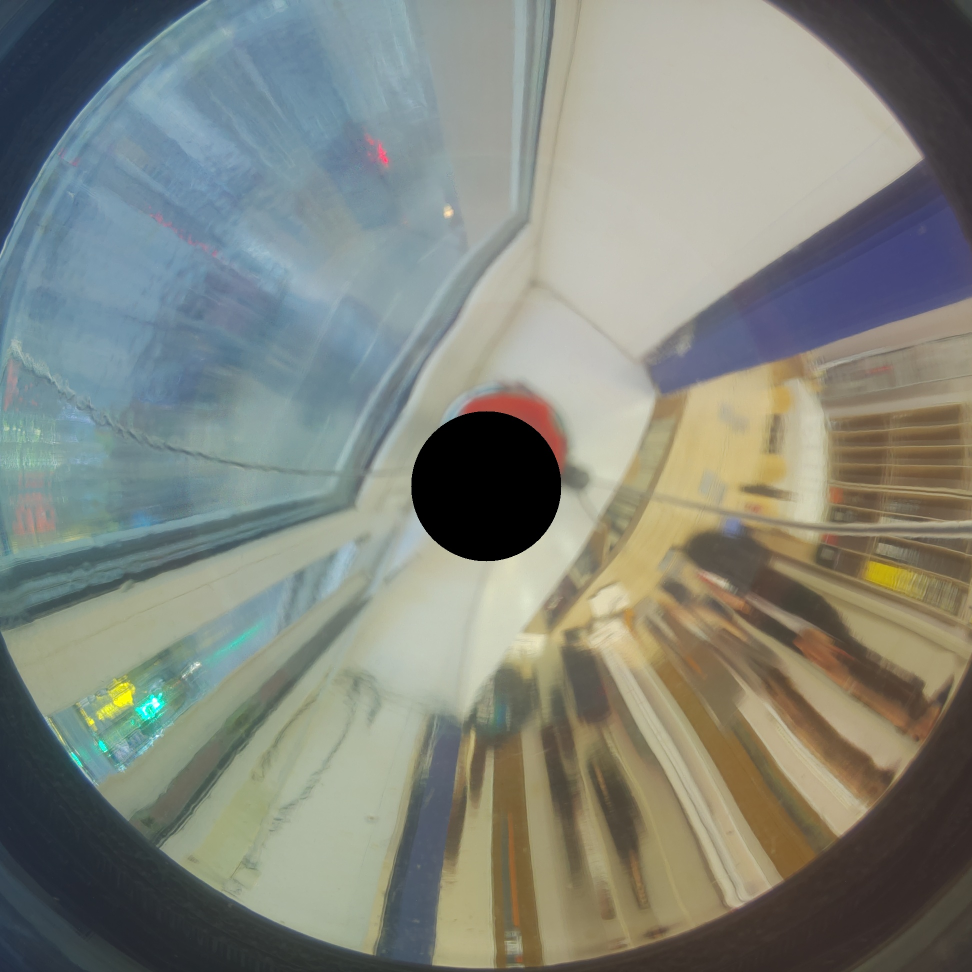
#> input picture rework/test_brg.jpg, 1944 x 1944 px (shown at 1/2 size)
$ python CVobj.py
#> lines starting #> are read from the running program, lines starting #| are printed output that depends on the picture; after the words box and inside, x2 and y2 are one past the last pixel; in counts of white or black regions, pixels touching at a corner belong together
### rework/geometry.py
import math

def sign(a):
    return (a > 0) * 2 - 1

def rot(p, ang)->tuple:
    return (p[0]*math.cos(ang)-p[1]*math.sin(ang), p[0]*math.sin(ang)+p[1]*math.cos(ang))

class point:

    def __init__(self, x, y):
        self.x = x
        self.y = y

    def __add__(self, other):
        return point(self.x + other.x, self.y + other.y)

    def __sub__(self, other):
        return point(self.x - other.x, self.y - other.y)

    def __iadd__(self, other):
        self = self + other
        return self

    def __isub__(self, other):
        self = self + other
        return self

    def set(self, x, y):
        self.x = x
        self.y = y

    def __str__(self):
        return f'{round(self.x,3)}, {round(self.y,3)}'

    def copy(self):
        return point(self.x, self.y)

    def __getitem_(self, ite):
        m = [self.x, self.y]
        return m[ite]

def tup(a: point)->tuple:
    # print(a.__class__.__name__)
    return (a.x, a.y)


class vec():

    def __init__(self, beg = point(0,0), end = point(0,0), ang = None, leng = None):
        self.beg = beg.copy()
        self.end = end.copy()
        self.leng_, self.ang_ = leng , ang
        if ang == None:
            self.calcang()
        else:
            self.calcxy()

        self.dx_ = self.end.x - self.beg.x
        self.dy_ = self.end.y - self.beg.y


    def calcdx(self):
        return self.end.x - self.beg.x

    def calcdy(self):
        return self.end.y - self.beg.y

    def calcdxy(self):
        return point(self.calcdx(), self.calcdy())

    def calcang(self):
        self.dx_ = self.calcdx()
        self.dy_ = self.calcdy()
        self.leng_ = math.hypot(self.dx_, self.dy_)
        self.ang_ = round(math.atan2(abs(self.dy_), abs(self.dx_)),4)
        if (self.dx_ <0):
            self.ang_= math.pi - self.ang_
        if (self.dy_ <0):
            self.ang_  = -self.ang_
        self.ang_  = between(0,self.ang_)


    # [6 lines left out: function calcxy, not called in this run]


    @property
    def dx(self, val = None):
        return self.dx_
    # [4 lines left out: function dx, not called in this run]

    @property
    def dy(self, val = None):
        return self.dy_
    # [4 lines left out: function dy, not called in this run]

    @property
    def begx(self, val = None):
        return self.beg.x
    # [4 lines left out: function begx, not called in this run]

    @property
    def begy(self, val = None):
        return self.beg.y
    # [4 lines left out: function begy, not called in this run]

    @property
    def endx(self, val = None):
        return self.end.x
    # [4 lines left out: function endx, not called in this run]

    @property
    def endy(self, val = None):
        return self.end.y
    # [4 lines left out: function endy, not called in this run]

    @property
    def ang(self, val = None):
        return round(self.ang_,3)
    # [4 lines left out: function ang, not called in this run]

    @property
    def leng(self, val = None):
        return round(self.leng_,3)
    # [25 lines left out: functions leng, __add__, __sub__, not called in this run]

    def __iadd__(self, other):
        self = self + other
        return self

    def __isub__(self, other):
        self = self + other
        return self

    def __mul__(self, other):

        return (self.dx_ * other.dx_ + self.dy_ * other.dy_)

    def __matmul__(self, other):

        return (self.dx_ * other.dy_ - self.dy_ * other.dx_)

    # [10 lines left out: function __xor__, not called in this run]

    def __str__(self):
        return f"{self.dx_} {self.dy_}"

    def copy(self):
        return vec(beg = self.beg, end = self.end)


def between(a, b):
    ret = b-a
    ret-=round(ret/(math.pi*2)) * 2 * math.pi
    return ret
    #def __init__(self):


   ###def __init__(self, *bx = 0, *by = 0, *ex = 0, *ey = 0):
###    self.beg.set(bx, by)
###        self.end.set(ex, ey)
ro_types_support = ['point', 'vec']

# [39 lines left out: function ro, not called in this run]


# [15 lines that do not run on import are left out]


### rework/CVobj.py
import cv2
import numpy as np
from geometry import *
import math
import threading
import time
import json
from Shared import therds_stop, hsv_frame_queue

with open('config.json', 'r', encoding='utf-8') as file:
#> (reads rework/config.json from the repository)
     json = json.load(file)

def find_contour(hsv_img, bound, join = 1, min_area_join = 5):

        bool_img = cv2.inRange(hsv_img,tuple(bound[0]),tuple( bound[1]))
        '''
        for i in range(len(bound)):
            res += res + cv2.inRange(simg,bound[i][0], bound[i][1])
        res[res>255]=255  '''

        all_contours, _ = cv2.findContours(bool_img, cv2.RETR_TREE, cv2.CHAIN_APPROX_SIMPLE)

        if len(all_contours) == 0:
            return 0, [], bool_img

        ranked_contours = sorted(all_contours, key=cv2.contourArea, reverse=True)

        res_contour = ranked_contours[0]
        for i in range( min(join, len(ranked_contours) - 1) ):
            if (cv2.contourArea(ranked_contours[i + 1]) >= min_area_join):
                res_contour = np.vstack( (res_contour, ranked_contours[i + 1]) )

        return len(ranked_contours), res_contour, bool_img


# [11 lines left out: function cent_contour, not called in this run]


x_offset, y_offset = json["img_centre"]

class CVobj:
    def __init__(self, name:str, img_resolution, global_bound:tuple,/, local_bound:tuple = None ,*,joint=0, color:tuple = ( 0, 200, 200), div = 1, use_sect:bool = True ):

        self.name = name
        self.draw_color = color
        self.ret = False
        self.img = None
        self.joint = joint

        self.div = div
        self.resolution = img_resolution

        self.glob_bound = global_bound
        self.glob_contour = None

        self.sect = None
        self.sect_point = point(0,0)

        self.loc_bound = local_bound
        if local_bound == None:
            self.loc_bound = global_bound

        self.loc_contour = None
        self.main_point = point(0,0)

        self.main_vec = vec(beg = point(img_resolution[0]//2-x_offset, img_resolution[1]//2-y_offset))

        self.prev_t = time.time()
        self.buf = 0
        self.fps = 0

    def calc_sect(self, img, contour):

        try:

            if cv2.contourArea(contour)<4:
                x,y = cent_contour(contour)
                w, h = 1,1
                x1, y1, x2, y2 = map(int, ( max(x - 0.5 * w, 0), max(y - 0.5 * h, 0), min(x + 1.5 * w, self.resolution[0] - 1), min(y + 1.5 * h, self.resolution[1] - 1)))
                return img[y1:y2,x1:x2].copy(), point(x1, y1), (x1, y1, x2, y2)

            x, y, w, h = cv2.boundingRect(contour)
            x *= self.div
            y *= self.div
            w *= self.div
            h *= self.div


            x1, y1, x2, y2 = map(int, ( max(x - 0.5 * w, 0), max(y - 0.5 * h, 0), min(x + 1.5 * w, self.resolution[0] - 1), min(y + 1.5 * h, self.resolution[1] - 1)))
            return img[y1:y2,x1:x2].copy(), point(x1, y1), (x1, y1, x2, y2)
        except:
            return img.copy(), point(0, 0), (0, 0, -1, -1)


    # [22 lines left out: function main_calc, not called in this run]


img_resolution = json["resolution"]["img"]


blue = CVobj("blue", img_resolution,  json["borders"]["Blue_goal"]["global"][0])
yellow = CVobj("blue", img_resolution,  json["borders"]["Yellow_goal"]["global"][0])
orange = CVobj("blue", img_resolution,  json["borders"]["Orange_ball"]["global"][0])

# [10 lines left out: function CVread, not called in this run]


theard = threading.Thread(target = CVread, daemon = True)


if __name__ == "__main__":
    a = cv2.imread("test_brg.jpg")
#> a is the input picture: shape (1944, 1944, 3); mean B, G, R 124.5, 133.3, 129.2

    yellow = CVobj("Y", (1280, 960), ((0,100,100),( 20, 255, 255 )))
    yellow.ret = True

    n, yellow.glob_contour, _ = find_contour(cv2.cvtColor(a, cv2.COLOR_BGR2HSV), yellow.glob_bound)
#> in find_contour, `bool_img = cv2.inRange(hsv_img,tuple(bound[0]),tuple( bound[1]))`:
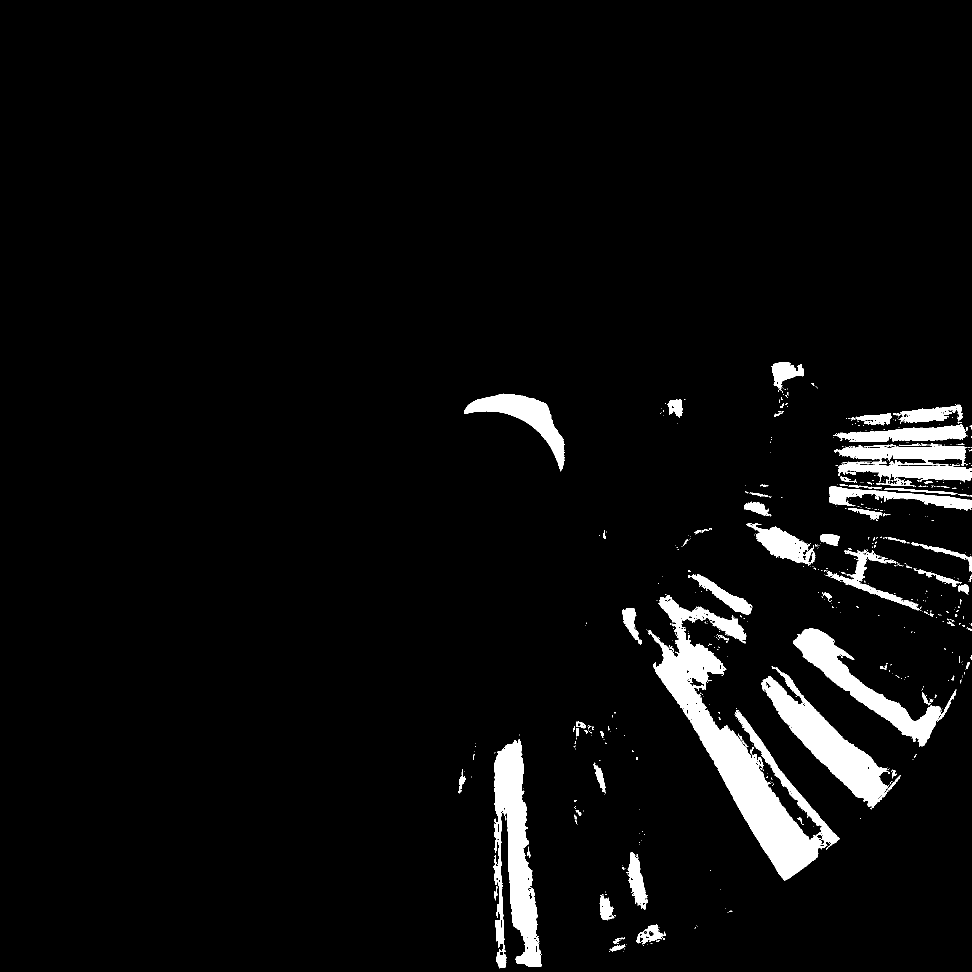
#> bool_img: shape (1944, 1944) (shown at 1/2 size); 4.6% white; 637 white regions (554 under 20 px)
#> in find_contour, `bool_img = cv2.inRange(hsv_img,tuple(bound[0]),tuple( bound[1]))`: hsv_img: shape (1944, 1944, 3); mean H, S, V 56.9, 56.2, 142.8
#> in find_contour, `all_contours, _ = cv2.findContours(bool_img, cv2.RETR_TREE, cv2.CHAIN_..`: all_contours = 1045 contours, 940 with area under 20; largest, box (x1, y1, x2, y2) and area: (1296, 1190, 1679, 1761) 48555, (986, 1478, 1084, 1937) 22437, (1522, 1333, 1801, 1616) 19571, (1586, 1256, 1913, 1493) 14844, (1668, 888, 1944, 973) 12344
#> in find_contour, `ranked_contours = sorted(all_contours, key=cv2.contourArea, reverse=Tr..`: ranked_contours has the same summary as all_contours
#> in find_contour, `res_contour = ranked_contours[0]`: res_contour = contour of 2098 points, box (x1, y1, x2, y2) (1296, 1190, 1679, 1761), area 48555
#> the loop in find_contour, `for i in range( min(join, len(ranked_contours) - 1) ):` made 1 pass
#> after the loop in find_contour, `for i in range( min(join, len(ranked_contours) - 1) ):`: res_contour = contour of 2897 points, box (x1, y1, x2, y2) (986, 1190, 1679, 1937), area 70992
#> n = 1045; yellow.glob_contour has the same summary as res_contour in find_contour

    if n == 0:
        yellow.ret = False


    yellow.sect, yellow.sect_point, p = yellow.calc_sect(a, yellow.glob_contour)
#> in calc_sect, `x, y, w, h = cv2.boundingRect(contour)`: x = 986; y = 1190; w = 693; h = 747
#> in calc_sect, `x1, y1, x2, y2 = map(int, ( max(x - 0.5 * w, 0), max(y - 0.5 * h, 0), ..`: x1 = 639; y1 = 816; x2 = 1279; y2 = 959
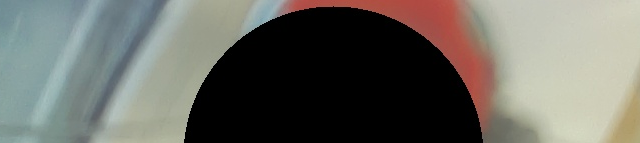
#> yellow.sect: shape (143, 640, 3); mean B, G, R 99.5, 106.4, 106.8
#> p = (639, 816, 1279, 959)


    if yellow.ret:
        cv2.circle(a, (p[0], p[1]), 30, (200,100,0), -1)
        cv2.circle(a, (p[2], p[3]), 30, (200,100,0), -1)
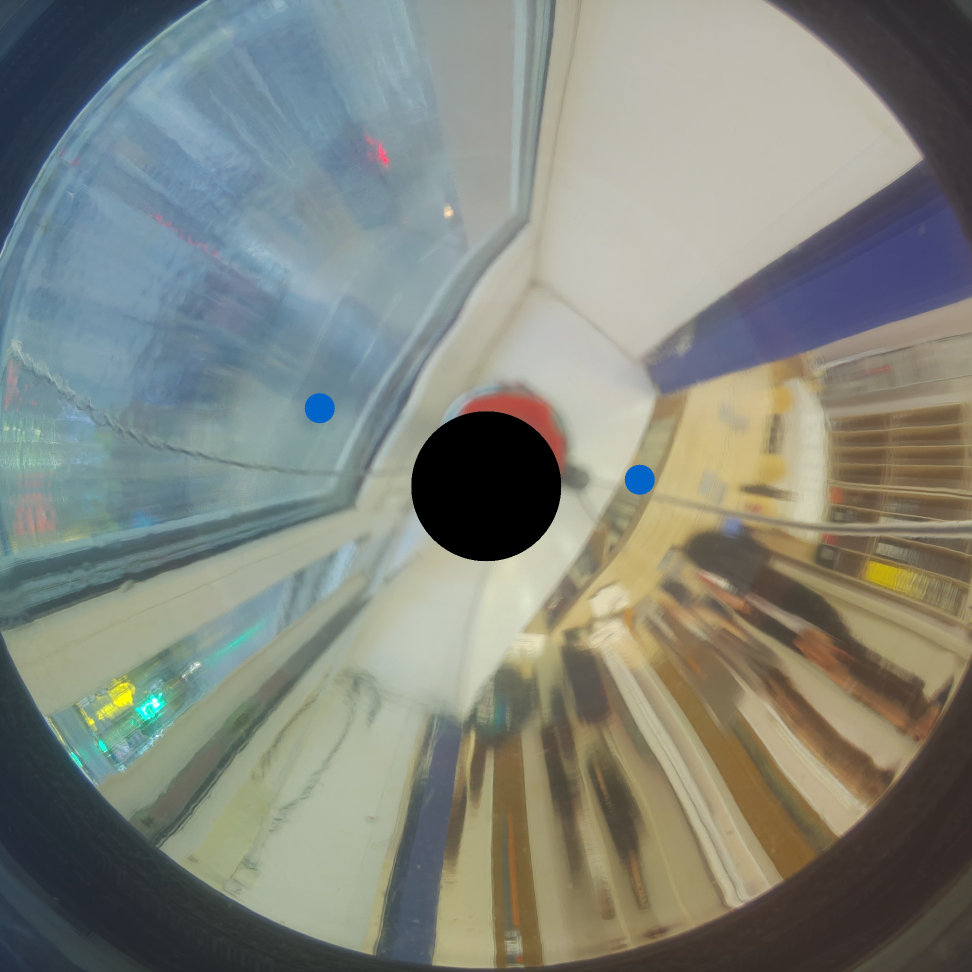
#> a: shape (1944, 1944, 3) (shown at 1/2 size); mean B, G, R 124.6, 133.3, 129
        cv2.imshow("1", cv2.resize(a, (300,300)))
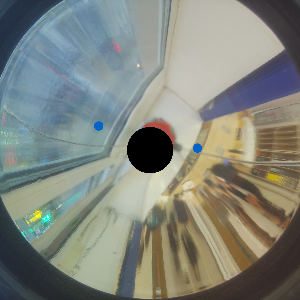
#> window '1': shape (300, 300, 3); mean B, G, R 124.6, 133.2, 128.9

    k = 0
    while k != 27:
        k = cv2.waitKey(5)
#> (key Esc is pressed here)

    cv2.destroyAllWindows()
